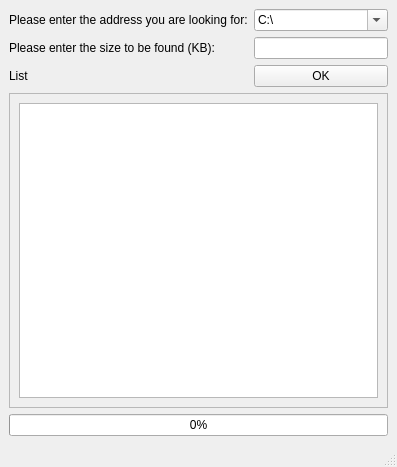
<?xml version="1.0" encoding="UTF-8"?>
<ui version="4.0">
 <class>MainWindow</class>
 <widget class="QMainWindow" name="MainWindow">
  <property name="geometry">
   <rect>
    <x>0</x>
    <y>0</y>
    <width>397</width>
    <height>467</height>
   </rect>
  </property>
  <property name="windowTitle">
   <string>Get big file</string>
  </property>
  <property name="locale">
   <locale language="English" country="UnitedKingdom"/>
  </property>
  <widget class="QWidget" name="centralwidget">
   <layout class="QGridLayout" name="gridLayout">
    <item row="6" column="0" colspan="2">
     <widget class="QProgressBar" name="progressBar">
      <property name="value">
       <number>0</number>
      </property>
     </widget>
    </item>
    <item row="0" column="1">
     <widget class="QComboBox" name="comboBox">
      <property name="editable">
       <bool>true</bool>
      </property>
      <item>
       <property name="text">
        <string>C:\</string>
       </property>
      </item>
      <item>
       <property name="text">
        <string>D:\</string>
       </property>
      </item>
     </widget>
    </item>
    <item row="0" column="0">
     <widget class="QLabel" name="label">
      <property name="text">
       <string>Please enter the address you are looking for:</string>
      </property>
     </widget>
    </item>
    <item row="1" column="0">
     <widget class="QLabel" name="label_2">
      <property name="text">
       <string>Please enter the size to be found (KB):</string>
      </property>
     </widget>
    </item>
    <item row="1" column="1">
     <widget class="QLineEdit" name="lineEdit"/>
    </item>
    <item row="3" column="0" colspan="2">
     <widget class="QScrollArea" name="scrollArea">
      <property name="widgetResizable">
       <bool>true</bool>
      </property>
      <widget class="QWidget" name="scrollAreaWidgetContents">
       <property name="geometry">
        <rect>
         <x>0</x>
         <y>0</y>
         <width>377</width>
         <height>293</height>
        </rect>
       </property>
       <layout class="QGridLayout" name="gridLayout_2">
        <item row="0" column="0">
         <widget class="QListWidget" name="listWidget">
          <property name="editTriggers">
           <set>QAbstractItemView::NoEditTriggers</set>
          </property>
         </widget>
        </item>
       </layout>
      </widget>
     </widget>
    </item>
    <item row="2" column="0">
     <widget class="QLabel" name="label_3">
      <property name="text">
       <string>List</string>
      </property>
     </widget>
    </item>
    <item row="2" column="1">
     <widget class="QPushButton" name="pushButton">
      <property name="text">
       <string>OK</string>
      </property>
     </widget>
    </item>
   </layout>
  </widget>
  <widget class="QMenuBar" name="menubar">
   <property name="geometry">
    <rect>
     <x>0</x>
     <y>0</y>
     <width>397</width>
     <height>22</height>
    </rect>
   </property>
  </widget>
  <widget class="QStatusBar" name="statusbar"/>
 </widget>
 <resources/>
 <connections>
  <connection>
   <sender>pushButton</sender>
   <signal>clicked()</signal>
   <receiver>MainWindow</receiver>
   <slot>show()</slot>
   <hints>
    <hint type="sourcelabel">
     <x>356</x>
     <y>95</y>
    </hint>
    <hint type="destinationlabel">
     <x>224</x>
     <y>264</y>
    </hint>
   </hints>
  </connection>
 </connections>
</ui>
